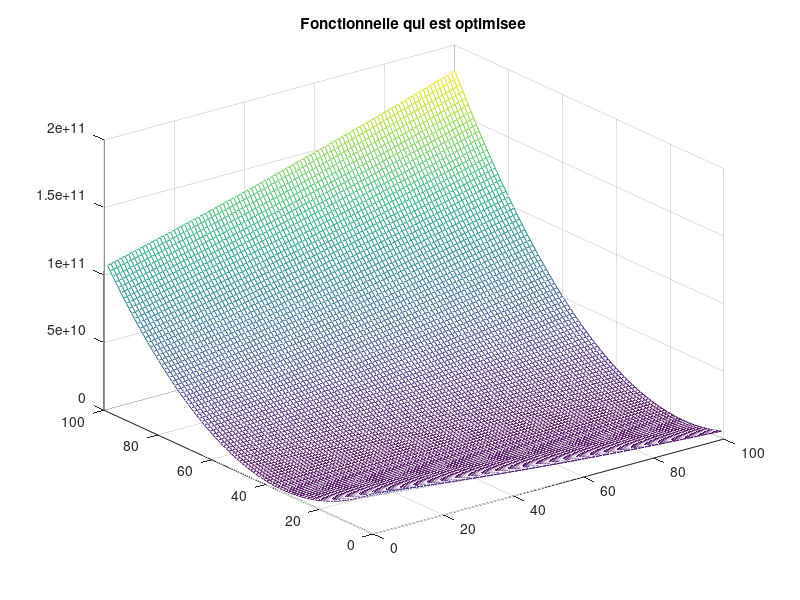
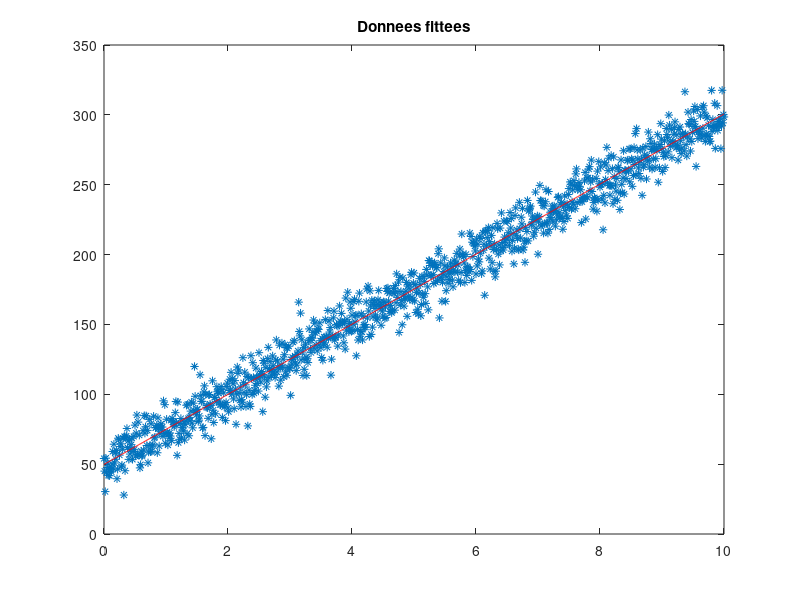

The MATLAB script that drew these images, in order:
clear all;
close all;
%%%%%%%%%%%%%%%%%%%%%%%%%%%%%%%%%%%%%%%%%%%%%%%%%%%%%%
%Synthese donnees
%%%%%%%%%%%%%%%%%%%%%%%%%%%%%%%%%%%%%%%%%%%%%%%%%%%%%%
a=[0:0.01:10];
donnees=25*a+50;
donnees_b=donnees+10*randn(1,length(a));
figure(2);plot(a,donnees_b,'*')
%%%%%%%%%%%%%%%%%%%%%%%%%%%%%%%%%%%%%%%%%%%%%%%%%%%%%%

%%%%%%%%%%%%%%%%%%%%%%%%%%%%%%%%%%%%%%%%%%%%%%%%%%%%%%
%Representation de la fontion objectif
%%%%%%%%%%%%%%%%%%%%%%%%%%%%%%%%%%%%%%%%%%%%%%%%%%%%%%
for i=1:100
    for j=1:100
  fonc_a_opt(i,j)=sum(donnees_b-(i.*a+j)).^2;
    end
end
figure(1);mesh(fonc_a_opt);
title('Fonctionnelle qui est optimisee')
%%%%%%%%%%%%%%%%%%%%%%%%%%%%%%%%%%%%%%%%%%%%%%%%%%%%%%

%%%%%%%%%%%%%%%%%%%%%%%%%%%%%%%%%%%%%%%%%%%%%%%%%%%%%%
%initialisation
%%%%%%%%%%%%%%%%%%%%%%%%%%%%%%%%%%%%%%%%%%%%%%%%%%%%%%
xk=0;
yk=0;

%pas constant
pas = 0.0001;

% iteration initiale
k = 1;


%%%%%%%%%%%%%%%%%%%%%%%%%%%%%%%%%%%%%%%%%%%%%%%%%%%%%%
%gradient de la fonction objectif
%%%%%%%%%%%%%%%%%%%%%%%%%%%%%%%%%%%%%%%%%%%%%%%%%%%%%%
%Iirage au sort d'un lot de donnees qui seront utilisees pour le calcul du gradient
N=20; %portion d'echantillons consideres
taille_max_lot=round(length(a)/N);
liste_indice_echant=unique(randi(length(a),1,taille_max_lot));

fonc_x=-2*a(liste_indice_echant).*(donnees_b(liste_indice_echant) - xk.* a(liste_indice_echant)- yk);
fonc_y=-2*(donnees_b(liste_indice_echant) - xk.* a(liste_indice_echant)- yk);

dxk = sum(fonc_x);	% somme des gradients
dyk =     sum(fonc_y) ;        		% somme des gradients

xkk = xk - pas*dxk;
ykk = yk - pas*dyk;


mu      = .00001;
x=[xk,yk];
xx=[xkk,ykk];


while k <= 200000 && norm(x - xx) > mu
    % calcul de l itere suivant
    xk = xkk;
    yk = ykk;
    
    N=20; %portion d'echantillons consideres
    taille_max_lot=round(length(a)/N);
    liste_indice_echant=unique(randi(length(a),1,taille_max_lot));

    fonc_x=-2*a(liste_indice_echant).*(donnees_b(liste_indice_echant) - xk.* a(liste_indice_echant)- yk);
    fonc_y=-2*(donnees_b(liste_indice_echant) - xk.* a(liste_indice_echant)- yk);

    dxk = sum(fonc_x);	% somme des gradients
    dyk =     sum(fonc_y) ;        		% somme des gradients
    
   



% %%%%%%%%%%%%%%%%%%%%GRADIENT PAS CONSTANT
% %%%%%%%%%%%%%%%%%%%%%%%%%%%%%%%%%%%%%%%%
    %pas_adapt=pas/G; 
    xkk = xk - pas*dxk;
    ykk = yk - pas*dyk;
    x=[xk,yk];
    xx=[xkk,ykk];
    k = k + 1;
    
   end
    
   
%%%%%%%%%%%%%%%%%%%%%%%%%%%%%%%%%%%%%%%%%%%%%%%%%%%%%%
%Representation de la solution avec les parametres obtenus par gradient
%%%%%%%%%%%%%%%%%%%%%%%%%%%%%%%%%%%%%%%%%%%%%%%%%%%%%%

disp(k)
disp(xx)

figure(2);
hold on 
plot(a,xx(1).*a+xx(2),'r')
%plot(a,25.*a+50,'r')
title('Donnees fittees')
hold off